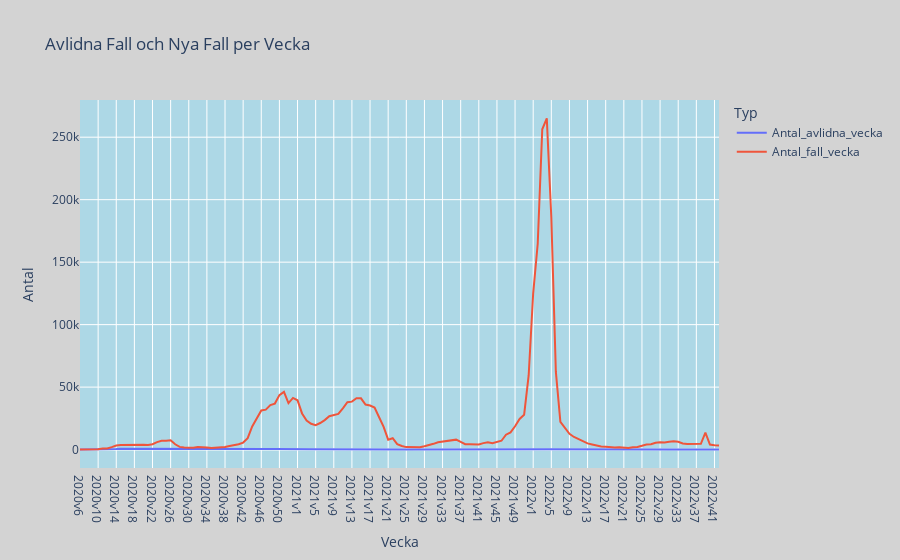

Notebook code for this chart:
### Code cell
# Omstrukturerar data för att jämföra avlidna och nya fall per vecka i ett linjediagram
melted_data = veckodata_riket.melt(id_vars=['Vecka'], 
                                   value_vars=['Antal_avlidna_vecka', 'Antal_fall_vecka'],
                                   var_name='Typ', value_name='Antal')

# Skapar ett interaktivt linjediagram med färgkodning för olika typer av fall
fig = px.line(melted_data, x='Vecka', y='Antal', color='Typ', 
             title='Avlidna Fall och Nya Fall per Vecka')
fig.update_layout(
    plot_bgcolor='lightblue', 
    paper_bgcolor='lightgrey' 
)
fig.show()

### Figure 1 — Plotly figure (JSON) as saved in the notebook; plotly's stock layout.template omitted (floating-point values rounded to 4 significant figures; data arrays with more than 128 entries replaced by an {"elided": "..."} marker saying what was removed)
{"data": [{"hovertemplate": "Typ=Antal_avlidna_vecka<br>Vecka=%{x}<br>Antal=%{y}<extra></extra>", "legendgroup": "Antal_avlidna_vecka", "line": {"color": "#636efa", "dash": "solid"}, "marker": {"symbol": "circle"}, "mode": "lines", "name": "Antal_avlidna_vecka", "orientation": "v", "showlegend": true, "type": "scatter", "x": {"elided": "142 str values"}, "xaxis": "x", "y": {"elided": "142 int values"}, "yaxis": "y"}, {"hovertemplate": "Typ=Antal_fall_vecka<br>Vecka=%{x}<br>Antal=%{y}<extra></extra>", "legendgroup": "Antal_fall_vecka", "line": {"color": "#EF553B", "dash": "solid"}, "marker": {"symbol": "circle"}, "mode": "lines", "name": "Antal_fall_vecka", "orientation": "v", "showlegend": true, "type": "scatter", "x": {"elided": "142 str values"}, "xaxis": "x", "y": {"elided": "142 int values"}, "yaxis": "y"}], "layout": {"legend": {"title": {"text": "Typ"}, "tracegroupgap": 0}, "paper_bgcolor": "lightgrey", "plot_bgcolor": "lightblue", "title": {"text": "Avlidna Fall och Nya Fall per Vecka"}, "xaxis": {"anchor": "y", "domain": [0, 1], "title": {"text": "Vecka"}}, "yaxis": {"anchor": "x", "domain": [0, 1], "title": {"text": "Antal"}}}}
